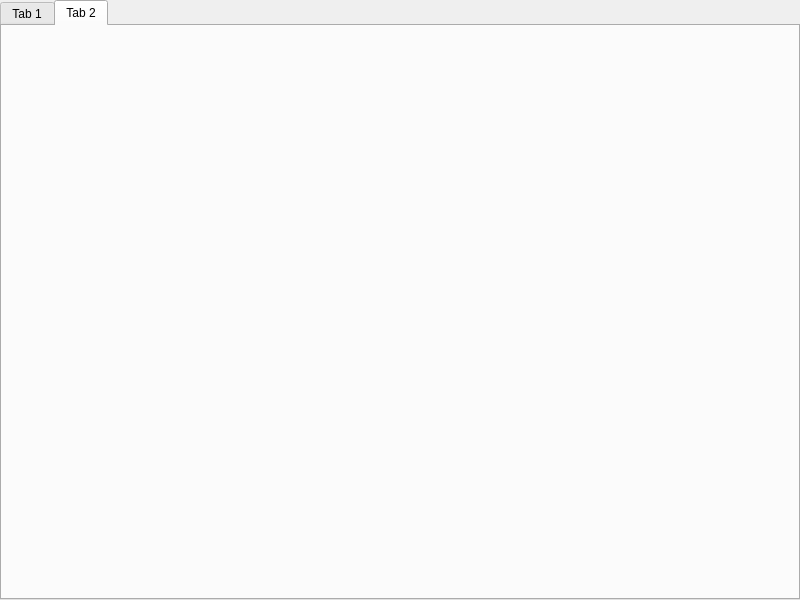
<?xml version="1.0" encoding="UTF-8"?>
<ui version="4.0">
 <class>MainWindow</class>
 <widget class="QMainWindow" name="MainWindow">
  <property name="geometry">
   <rect>
    <x>0</x>
    <y>0</y>
    <width>800</width>
    <height>600</height>
   </rect>
  </property>
  <property name="windowTitle">
   <string>EdenCraft Editor</string>
  </property>
  <property name="animated">
   <bool>true</bool>
  </property>
  <widget class="QWidget" name="centralwidget">
   <widget class="QTabWidget" name="tabWidget">
    <property name="geometry">
     <rect>
      <x>0</x>
      <y>0</y>
      <width>800</width>
      <height>600</height>
     </rect>
    </property>
    <property name="currentIndex">
     <number>1</number>
    </property>
    <widget class="QWidget" name="tab">
     <attribute name="title">
      <string>Tab 1</string>
     </attribute>
    </widget>
    <widget class="QWidget" name="tab_2">
     <attribute name="title">
      <string>Tab 2</string>
     </attribute>
     <widget class="AttributeTab" name="widget" native="true">
      <property name="geometry">
       <rect>
        <x>0</x>
        <y>0</y>
        <width>800</width>
        <height>600</height>
       </rect>
      </property>
     </widget>
    </widget>
   </widget>
  </widget>
  <widget class="QMenuBar" name="menubar">
   <property name="geometry">
    <rect>
     <x>0</x>
     <y>0</y>
     <width>800</width>
     <height>21</height>
    </rect>
   </property>
  </widget>
 </widget>
 <customwidgets>
  <customwidget>
   <class>AttributeTab</class>
   <extends>QWidget</extends>
   <header>attribute_tab.hpp</header>
   <container>1</container>
  </customwidget>
 </customwidgets>
 <resources/>
 <connections/>
</ui>
